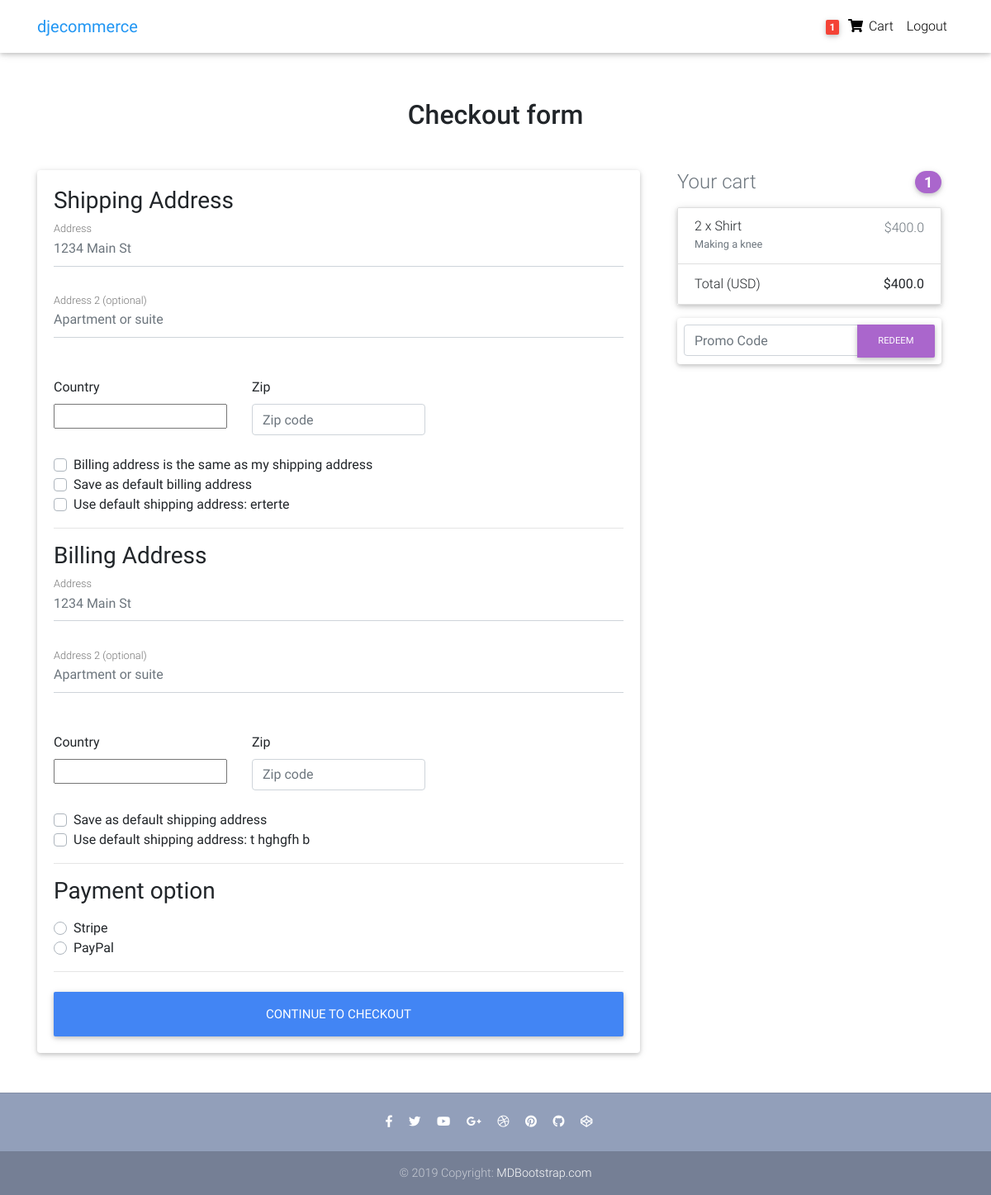
Screenshot of /checkout/ (signed in) with the database file from the repository.
### core/models.py (models this page shows, shortened)
class Order(models.Model):
    user = models.ForeignKey(settings.AUTH_USER_MODEL, on_delete = models.CASCADE)
    ref_code = models.CharField(max_length=20, blank=True, null=True)
    items = models.ManyToManyField(OrderItem)
    start_date = models.DateTimeField(auto_now_add=True)
    ordered_date = models.DateTimeField()
    ordered = models.BooleanField(default=False)
    billing_address = models.ForeignKey('Address', related_name='billing_address', on_delete=models.SET_NULL, blank=True, null=True)
    shipping_address = models.ForeignKey('Address', related_name='shipping_address', on_delete=models.SET_NULL, blank=True, null=True)
    payment = models.ForeignKey('Payment', on_delete=models.SET_NULL, blank=True, null=True)
    coupon = models.ForeignKey('Coupon', on_delete=models.SET_NULL, blank=True, null=True)
    being_delivered = models.BooleanField(default=False)
    received = models.BooleanField(default=False)
    refund_requested = models.BooleanField(default=False)
    refund_granted = models.BooleanField(default=False)
    def get_total(self):
        total = 0
        for order_item in self.items.all():
            total += order_item.get_final_price()
        if self.coupon:
            total -= self.coupon.amount
        return total

class Address(models.Model):
    user = models.ForeignKey(settings.AUTH_USER_MODEL, on_delete=models.CASCADE)
    street_address = models.CharField(max_length=100)
    apartment_address = models.CharField(max_length=100)
    country = CountryField(multiple=False)
    zip = models.CharField(max_length=100)
    address_type = models.CharField(max_length=1, choices=ADDRESS_CHOICES)
    default = models.BooleanField(default=False)
    class Meta:
        verbose_name_plural = 'Addresses'

class OrderItem(models.Model):
    user = models.ForeignKey(settings.AUTH_USER_MODEL, on_delete = models.CASCADE)
    ordered = models.BooleanField(default=False)
    item = models.ForeignKey(Item, on_delete=models.CASCADE)
    quantity = models.IntegerField(default=1)
    def get_total_item_price(self):
        return self.quantity * self.item.price
    def get_final_price(self):
        if self.item.discount_price:
            return self.get_total_discount_item_price()
        return self.get_total_item_price()

class Item(models.Model):
    title = models.CharField(max_length=100)
    price = models.FloatField()
    discount_price = models.FloatField(blank=True, null=True)
    category = models.CharField(choices=CATEGORY_CHOICES, max_length=2)
    label = models.CharField(choices=LABEL_CHOICES, max_length=1)
    slug = models.SlugField()
    description = models.TextField()
    image = models.ImageField(default='default.jpg')

### core/views.py (the view, shortened to what this page needs)
# urls.py: path('checkout/', CheckoutView.as_view(), name='checkout'),
class CheckoutView(View):
    def get(self, *args, **kwargs):
        try:
            order = Order.objects.get(user=self.request.user, ordered=False)
            form = CheckoutForm()
            context = {
                'form': form,
                'order': order,
                'couponform': CouponForm(),
                'DISPLAY_COUPON_FORM': True
            }
            shipping_address_qs = Address.objects.filter(
                user=self.request.user,
                address_type='S',
                default=True
            )
            if shipping_address_qs.exists():
                context.update(
                    {'default_shipping_address': shipping_address_qs[0]})
            billing_address_qs = Address.objects.filter(
                user=self.request.user,
                address_type='B',
                default=True
            )
            if billing_address_qs.exists():
                context.update(
                    {'default_billing_address': billing_address_qs[0]})
            return render(self.request, "checkout.html", context)
        except ObjectDoesNotExist:
            messages.info(self.request, "You do not have an active order")
            return redirect("core:checkout")

### core/forms.py
class CheckoutForm(forms.Form):
    shipping_address = forms.CharField(required=False)
    shipping_address2 = forms.CharField(required=False)
    shipping_country = CountryField(blank_label='(select country').formfield(required=False, widget=CountrySelectWidget(attrs={
        'class': 'custom-select d-block w-100'
    }))
    shipping_zip = forms.CharField(required=False)
    billing_address = forms.CharField(required=False)
    billing_address2 = forms.CharField(required=False)
    billing_country = CountryField(blank_label='(select country').formfield(required=False, widget=CountrySelectWidget(attrs={
        'class': 'custom-select d-block w-100'
    }))
    billing_zip = forms.CharField(required=False)
    same_billing_address = forms.BooleanField(required=False)
    set_default_shipping = forms.BooleanField(required=False)
    use_default_shipping = forms.BooleanField(required=False)
    set_default_billing = forms.BooleanField(required=False)
    use_default_billing = forms.BooleanField(required=False)
    payment_option = forms.ChoiceField(widget=forms.RadioSelect, choices=PAYMENT_CHOICES)

class CouponForm(forms.Form):
    code = forms.CharField(widget=forms.TextInput(attrs={
        'class': 'form-control',
        'placeholder': 'Promo Code',
        'aria-label': 'Recipient\'s username' ,
        'aria-describedby': 'basic-addon2',
    }))

### core/templatetags/cart_template_tags.py (called while the page is built)
@register.filter
def cart_item_count(user):
    if user.is_authenticated:
        qs = Order.objects.filter(user=user, ordered=False)
        if qs.exists():
            return qs[0].items.count()
    return 0

### templates/checkout.html (shortened to what this page needs)
{% extends 'base.html' %}
{% load crispy_forms_tags %}
{% block content %}
  <main>
    <div class="container wow fadeIn">
      <h2 class="my-5 h2 text-center">Checkout form</h2>
      <div class="row">
        <div class="col-md-8 mb-4">
          <div class="card">
            <form method="POST" class="card-body">
              <h3>Shipping Address</h3>
              <div class='hideable_shipping_form'>
                <div class="md-form mb-5">
                  <input type="text" placeholder ='1234 Main St' id='shipping_address' name='shipping_address' class='form-control'>
                  <label for='shipping_address' class="">Address</label>
                </div>
                <div class="md-form mb-5">
                  <input type="text" placeholder ='Apartment or suite' id='shipping_address2' name='shipping_address2' class='form-control'>
                  <label for="address-2" class="">Address 2 (optional)</label>
                </div>
                <div class="row">
                  <div class="col-lg-4 col-md-12 mb-4">
                    <label for="country">Country</label>
                    {{ form.shipping_country}}
                  </div>
                  <div class="col-lg-4 col-md-6 mb-4">
                    <label for="shipping_zip">Zip</label>
                    <input type="text" placeholder ='Zip code' id='shipping_zip' name='shipping_zip' class='form-control'>
                  </div>
                </div>
                <div class="custom-control custom-checkbox">
                  <label class="custom-control-label" for="same_shipping_address" >Billing address is the same as my shipping address</label>
                </div>
                <div class="custom-control custom-checkbox">
                  <label class="custom-control-label" for="set_default_shipping" >Save as default billing address</label>
                </div>
              </div>
               {% if default_shipping_address %}
              <div class="custom-control custom-checkbox">
                <label class="custom-control-label" for="use_default_shipping">Use default shipping address: {{ default_shipping_address.street_address|truncatechars:10 }}</label>
              </div>
              {% endif %}
              <hr>
              <h3>Billing Address</h3>
               <div class='hideable_billing_form'>
                <div class="md-form mb-5">
                  <input type="text" placeholder ='1234 Main St' id='billing_address' name='billing_address' class='form-control'>
                  <label for='billing_address' class="">Address</label>
                </div>
                <div class="md-form mb-5">
                  <input type="text" placeholder ='Apartment or suite' id='billing_address2' name='billing_address2' class='form-control'>
                  <label for="address-2" class="">Address 2 (optional)</label>
                </div>
                <div class="row">
                  <div class="col-lg-4 col-md-12 mb-4">
                    <label for="country">Country</label>
                    {{ form.billing_country}}
                  </div>
                  <div class="col-lg-4 col-md-6 mb-4">
                    <label for="billing_zip">Zip</label>
                    <input type="text" placeholder ='Zip code' id='billing_zip' name='billing_zip' class='form-control'>
                  </div>
                </div>
                <div class="custom-control custom-checkbox">
                  <label class="custom-control-label" for="set_default_billing" >Save as default shipping address</label>
                </div>
              </div>
               {% if default_billing_address %}
              <div class="custom-control custom-checkbox">
                <label class="custom-control-label" for="use_default_billing">Use default shipping address: {{ default_billing_address.street_address|truncatechars:10 }}</label>
              </div>
              {% endif %}
              <hr>
               <h3>Payment option</h3>
              <div class="d-block my-3">
              {% for value, name in form.fields.payment_option.choices %}
                <div class="custom-control custom-radio">
                  <label class="custom-control-label" for="{{ name }}">{{ name }}</label>
                </div>
                {% endfor %}
              </div>
              <hr class="mb-4">
              <button class="btn btn-primary btn-lg btn-block" type="submit">Continue to checkout</button>
            </form>
          </div>
        </div>
        <div class="col-md-4 mb-4">
          {% include "order_snippet.html" %}
        </div>
      </div>
    </div>
  </main>
{% endblock content %}

### templates/navbar.html (shortened to what this page needs)
  {% load cart_template_tags %}
  {% load static %}
  <nav class="navbar fixed-top navbar-expand-lg navbar-light white scrolling-navbar">
    <div class="container">
      <a class="navbar-brand waves-effect" href="{% url 'core:home' %}" >
        <strong class="blue-text">djecommerce</strong>
      </a>
      <div class="collapse navbar-collapse" id="navbarSupportedContent">
        <ul class="navbar-nav nav-flex-icons">
        {% if request.user.is_authenticated %}
          <li class="nav-item">
            <a href="{% url 'core:order-summary' %}" class="nav-link waves-effect">
              <span class="badge red z-depth-1 mr-1"> {{ request.user|cart_item_count }}</span>
              <i class="fas fa-shopping-cart"></i>
              <span class="clearfix d-none d-sm-inline-block"> Cart </span>
            </a>
          </li>
          <li class="nav-item">
            <a class="nav-link waves-effect" href="{% url 'account_logout' %}">
              <span class="clearfix d-none d-sm-inline-block"> Logout </span>
            </a>
          </li>
          {% endif %}
        </ul>
      </div>
    </div>
  </nav>

### templates/order_snippet.html (shortened to what this page needs)
<div class="col-md-12 mb-4">
          <h4 class="d-flex justify-content-between align-items-center mb-3">
            <span class="text-muted">Your cart</span>
            <span class="badge badge-secondary badge-pill">{{ order.items.count }}</span>
          </h4>
          <ul class="list-group mb-3 z-depth-1">
          {% for order_item in order.items.all %}
            <li class="list-group-item d-flex justify-content-between lh-condensed">
              <div>
                <h6 class="my-0">{{ order_item.quantity }} x {{ order_item.item.title }}</h6>
                <small class="text-muted">{{ order_item.item.description }}</small>
              </div>
              <span class="text-muted">${{ order_item.get_final_price }}</span>
            </li>
            {% endfor %}
            <li class="list-group-item d-flex justify-content-between">
              <span>Total (USD)</span>
              <strong>${{ order.get_total }}</strong>
            </li>
          </ul>
            {% if DISPLAY_COUPON_FORM %}
            <form class="card p-2" action="{% url 'core:add-coupon' %}" method="POST">
                <div class="input-group">
                    {{ couponform.code }}
                    <div class="input-group-append">
                    <button class="btn btn-secondary btn-md waves-effect m-0" type="submit">Redeem</button>
                    </div>
                </div>
            </form>
            {% endif %}
        </div>

### templates/base.html (style rules this page uses)
html, body, header, .carousel { height: 60vh; }

### rows the page displays
Address: street_address "erterte"
Address: street_address "t hghgfh b"
Order: items.count "1", get_total "400.0"
OrderItem: quantity "2", item "Shirt", item.description "Making a knee", get_final_price "400.0"

### other values shown
{{ request.user|cart_item_count }} "1"
{{ name }} "Stripe" "PayPal"
